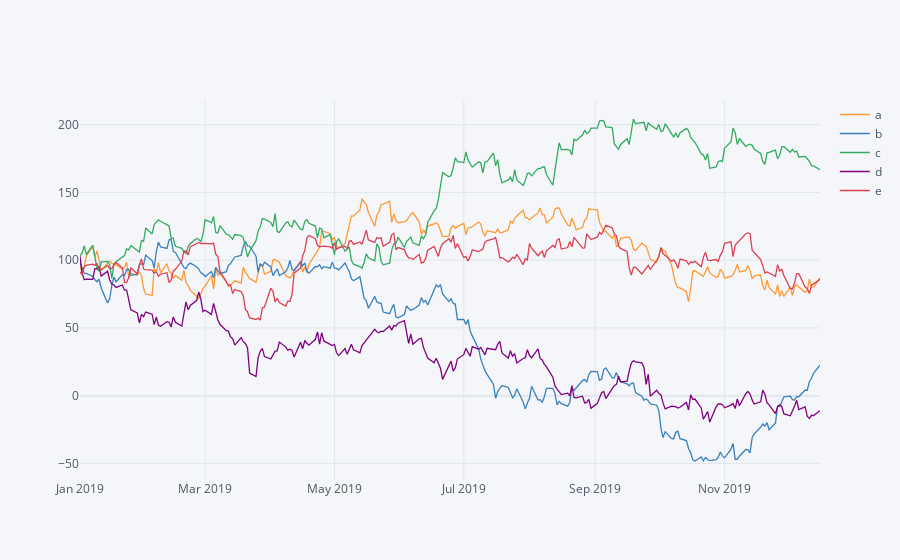

The code cell stored with this chart in its notebook:
### Code cell
plyo.iplot(df.iplot(asFigure=True),image='png',filename='ply_01')

### Figure 1 — Plotly figure (JSON) as saved in the notebook; plotly's stock layout.template omitted (floating-point values rounded to 4 significant figures; data arrays with more than 128 entries replaced by an {"elided": "..."} marker saying what was removed)
{"data": [{"line": {"color": "rgba(255, 153, 51, 1.0)", "dash": "solid", "shape": "linear", "width": 1.3}, "mode": "lines", "name": "a", "text": "", "type": "scatter", "x": {"elided": "250 str values"}, "y": {"elided": "250 float values"}}, {"line": {"color": "rgba(55, 128, 191, 1.0)", "dash": "solid", "shape": "linear", "width": 1.3}, "mode": "lines", "name": "b", "text": "", "type": "scatter", "x": {"elided": "250 str values"}, "y": {"elided": "250 float values"}}, {"line": {"color": "rgba(50, 171, 96, 1.0)", "dash": "solid", "shape": "linear", "width": 1.3}, "mode": "lines", "name": "c", "text": "", "type": "scatter", "x": {"elided": "250 str values"}, "y": {"elided": "250 float values"}}, {"line": {"color": "rgba(128, 0, 128, 1.0)", "dash": "solid", "shape": "linear", "width": 1.3}, "mode": "lines", "name": "d", "text": "", "type": "scatter", "x": {"elided": "250 str values"}, "y": {"elided": "250 float values"}}, {"line": {"color": "rgba(219, 64, 82, 1.0)", "dash": "solid", "shape": "linear", "width": 1.3}, "mode": "lines", "name": "e", "text": "", "type": "scatter", "x": {"elided": "250 str values"}, "y": {"elided": "250 float values"}}], "layout": {"autosize": true, "legend": {"bgcolor": "#F5F6F9", "font": {"color": "#4D5663"}}, "paper_bgcolor": "#F5F6F9", "plot_bgcolor": "#F5F6F9", "title": {"font": {"color": "#4D5663"}}, "xaxis": {"autorange": true, "gridcolor": "#E1E5ED", "range": ["2019-01-01", "2019-12-16"], "showgrid": true, "tickfont": {"color": "#4D5663"}, "title": {"font": {"color": "#4D5663"}, "text": ""}, "type": "date", "zerolinecolor": "#E1E5ED"}, "yaxis": {"autorange": true, "gridcolor": "#E1E5ED", "range": [-62.23, 218.3], "showgrid": true, "tickfont": {"color": "#4D5663"}, "title": {"font": {"color": "#4D5663"}, "text": ""}, "type": "linear", "zerolinecolor": "#E1E5ED"}}}
